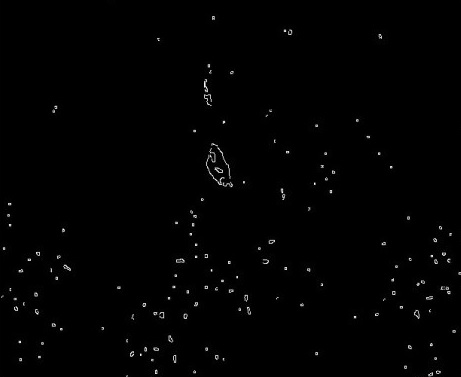
%> input picture Smoke Detection/q2.jpg, 461 x 377 px
$ octave histogram.m   (GNU Octave 9; MATLAB toolbox functions it lacks are replaced by stand-ins)
%> lines starting %> are read from the running program, lines starting %| are printed output that depends on the picture
% Loading
clear;
warning('off');
img=imread('q2.jpg');
%> img is the input picture: size 377x461x3 uint8; min 0, max 255, mean 1.9
[he tr]= histeq(img);
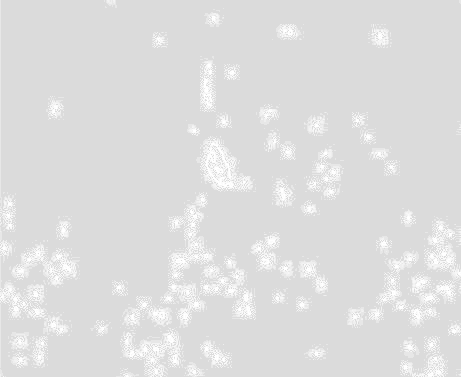
%> he: size 377x461x3 uint8; min 219, max 255, mean 221.9
%> tr = 256 values from 0.857 to 1
subplot(2,3,1)
imshow(img);title('Original','FontSize', 17);
subplot(2,3,2)
imshow(he);title('Histogram Equalized','FontSize', 17);
subplot(2,3,3)

[counts2, grayLevels2]=imhist(img,128);
%> counts2 = 128 values, max 475440 at index 1, min 0 at index 119, mean 4073.4; grayLevels2 = 128 values from 0 to 255
bar(grayLevels2, counts2,'g','BarWidth', 1);title('Original Histogram','FontSize', 17);
set(gca,'Color','k',FontSize = 17);

subplot(2,3,4)

[counts, grayLevels]=imhist(he,128);
%> counts = 128 values, max 450129 at index 110, min 0 at index 1, mean 4073.4; grayLevels = 128 values from 0 to 255
bar(grayLevels, counts,'g','BarWidth', 1);title('HE Histogram','FontSize', 17);
set(gca,'Color','k',FontSize = 17);

subplot(2,3,5)
plot(tr,'-g','linewidth',2);title('Transformation Curve','FontSize', 17);
set(gca,'Color','k');
ax = gca;
ax.FontSize = 17;
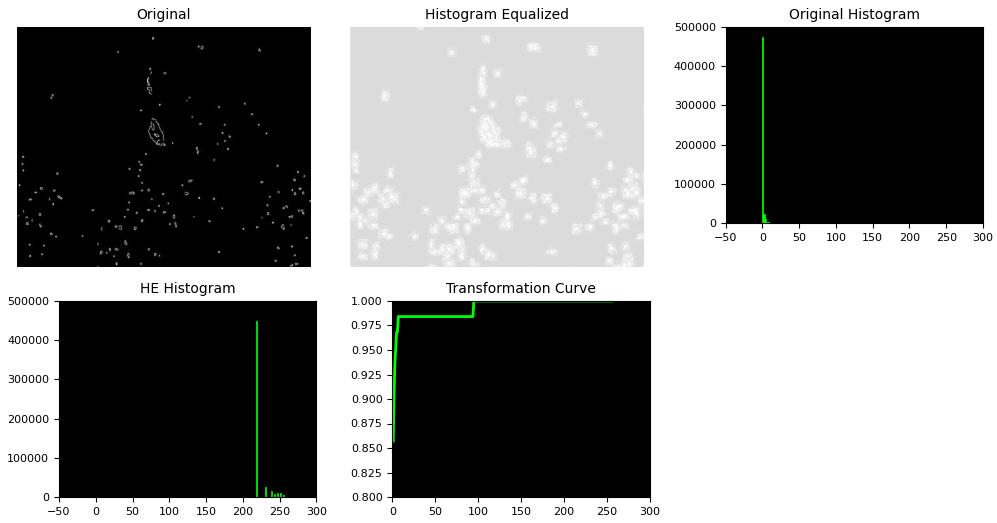
%> figure redrawn from the program's plot data, 5 panels

$ run again, with Smoke Detection/q1.jpg copied over Smoke Detection/q2.jpg
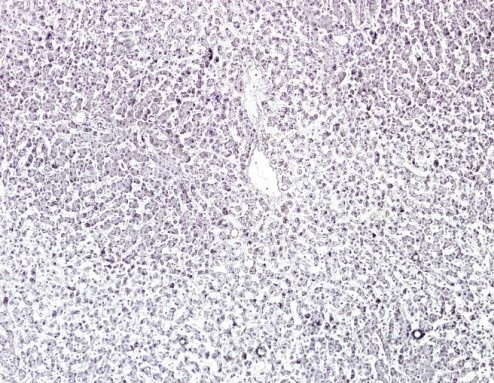
%> input picture Smoke Detection/q1.jpg, 494 x 383 px
%> img is the input picture: size 383x494x3 uint8; mean R, G, B 209.4, 204.5, 214
%> `[he tr]= histeq(img);`:
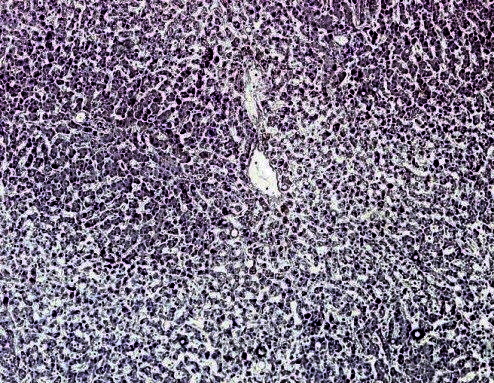
%> he: size 383x494x3 uint8; mean R, G, B 126.7, 116.5, 137.6
%> tr = 256 values from 0 to 1
%> counts2 = 128 values, max 36260 at index 128, min 0 at index 1, mean 4434.4; grayLevels2 = 128 values from 0 to 255
%> counts = 128 values, max 27542 at index 128, min 0 at index 2, mean 4434.4; grayLevels = 128 values from 0 to 255
